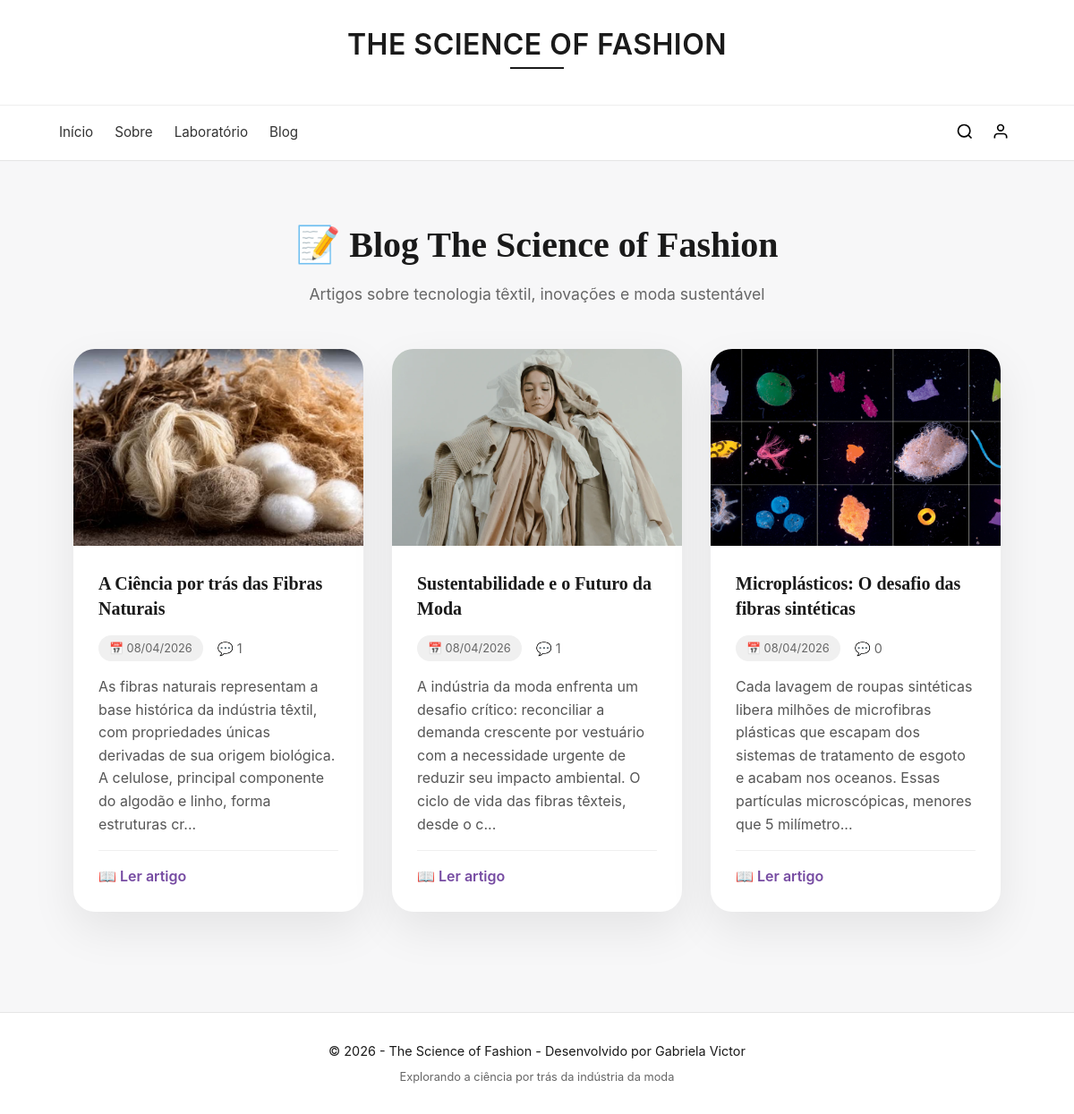
The app's page /blog (signed in) with its own data.
### models.py (models this page shows)
class Post(SQLModel, table=True):
    id: Optional[int] = Field(default=None, primary_key=True)
    titulo: str
    conteudo: str
    foto_url: Optional[str] = None
    data_publicacao: datetime = Field(default_factory=datetime.now)
    comentarios: List["Comentario"] = Relationship(back_populates="post")
    usuarios_que_favoritaram: List[Usuario] = Relationship(back_populates="posts_favoritos", link_model=FavoritoPost)

### main.py (the view)
@app.get("/blog", response_class=HTMLResponse)
async def listar_posts(
    request: Request,
    session: Session = Depends(get_session),
    usuario: Optional[Usuario] = Depends(get_usuario_logado)
):
    posts = session.exec(select(Post)).all()
    if "HX-Request" in request.headers:
        return templates.TemplateResponse(request, "partials/posts_list.html", {"posts": posts, "usuario": usuario})
    return templates.TemplateResponse(request, "blog/lista_posts.html", {"posts": posts, "usuario": usuario})

### templates/blog/lista_posts.html (shortened to what this page needs)
{% extends "base.html" %}
{% block content %}
<div id="blog-list-wrapper">
    {% include "partials/posts_list.html" %}
</div>
{% endblock %}

### templates/partials/posts_list.html
<div class="blog-container">
    <div class="blog-header">
        <h1>📝 Blog The Science of Fashion</h1>
        <p>Artigos sobre tecnologia têxtil, inovações e moda sustentável</p>
    </div>
    <div class="posts-grid" id="posts-grid">
        {% for post in posts %}
        <article class="post-card"
                 hx-get="/blog/post/{{ post.id }}"
                 hx-target="#main-content"
                 hx-push-url="true"
                 hx-swap="innerHTML">
            {% if post.foto_url %}
            <div class="post-card-image">
                <img src="{{ post.foto_url }}" alt="{{ post.titulo }}">
            </div>
            {% else %}
            <div class="post-card-image placeholder">
                <span>📷</span>
            </div>
            {% endif %}
            <div class="post-card-content">
                <h2 class="post-card-title">{{ post.titulo }}</h2>
                <div class="post-card-meta">
                    <span class="post-date">📅 {{ post.data_publicacao.strftime('%d/%m/%Y') }}</span>
                    <span class="comment-count">💬 {{ post.comentarios|length }}</span>
                </div>
                <p class="post-card-excerpt">{{ post.conteudo[:200] }}...</p>
                <div class="post-card-footer">
                    <span class="read-more">📖 Ler artigo</span>
                </div>
            </div>
        </article>
        {% else %}
        <div class="no-posts">
            <p>Nenhum post encontrado.</p>
        </div>
        {% endfor %}
    </div>
</div>

### static/css/base.css (style rules this page uses)
* { margin: 0; padding: 0; box-sizing: border-box; }
body { font-family: -apple-system, BlinkMacSystemFont, "Segoe UI", Roboto, sans-serif; background: #f7f7f8; color: #1a1a1a; line-height: 1.5; }

### static/css/pages/blog.css (style rules this page uses)
.blog-container { max-width: 1100px; margin: 0 auto; padding: 2rem 1rem 4rem; }
.blog-header { text-align: center; margin-bottom: 3rem; }
.blog-header h1 { font-size: 2.5rem; margin-bottom: 0.75rem; color: #1a1a1a; font-family: 'Playfair Display', serif; }
.blog-header p { font-size: 1.1rem; color: #666; }
.posts-grid { display: grid; grid-template-columns: repeat(auto-fill, minmax(320px, 1fr)); gap: 2rem; margin-top: 2rem; }
.post-card { background: #fff; border-radius: 24px; overflow: hidden; box-shadow: 0 20px 50px rgba(0, 0, 0, 0.08); transition: all 0.3s ease; cursor: pointer; display: flex; flex-direction: column; height: 100%; }
.post-card-image { width: 100%; height: 220px; background: linear-gradient(135deg, #f4f5f7 0%, #f9fafb 100%); overflow: hidden; position: relative; }
.post-card-image img { width: 100%; height: 100%; object-fit: cover; transition: transform 0.3s ease; }
.post-card-content { padding: 1.75rem; display: flex; flex-direction: column; flex: 1; }
.post-card-title { font-size: 1.25rem; margin-bottom: 1rem; color: #1a1a1a; line-height: 1.4; font-family: 'Playfair Display', serif; }
.post-card-meta { display: flex; gap: 1rem; margin-bottom: 1rem; font-size: 0.9rem; color: #666; }
.post-date, .comment-count { display: flex; align-items: center; gap: 0.3rem; }
.post-card-excerpt { color: #555; line-height: 1.6; margin-bottom: 1rem; flex: 1; }
.post-card-footer { display: flex; justify-content: space-between; align-items: center; padding-top: 1rem; border-top: 1px solid #f0f0f0; }
.read-more { color: #764ba2; font-weight: 600; transition: all 0.2s ease; }

### static/css/pages/perfil.css (style rules this page uses)
.tag-categoria, .tag-origem, .post-date { padding: 0.3rem 0.75rem; border-radius: 20px; background: #f0f0f0; font-size: 0.8rem; color: #666; }

### records on screen
Post: foto_url (picture), titulo "A Ciência por trás das Fibras Naturais", data_publicacao "08/04/2026", comentarios|length "1", conteudo "As fibras naturais representam a base histórica da indústria têxtil, com propriedades únicas derivadas de sua origem biológica. A celulose, principal componente do algodão e linho, forma estruturas cr"
Post: foto_url (picture), titulo "Sustentabilidade e o Futuro da Moda", data_publicacao "08/04/2026", comentarios|length "1", conteudo "A indústria da moda enfrenta um desafio crítico: reconciliar a demanda crescente por vestuário com a necessidade urgente de reduzir seu impacto ambiental. O ciclo de vida das fibras têxteis, desde o c"
Post: foto_url (picture), titulo "Microplásticos: O desafio das fibras sintéticas", data_publicacao "08/04/2026", comentarios|length "0", conteudo "Cada lavagem de roupas sintéticas libera milhões de microfibras plásticas que escapam dos sistemas de tratamento de esgoto e acabam nos oceanos. Essas partículas microscópicas, menores que 5 milímetro"
